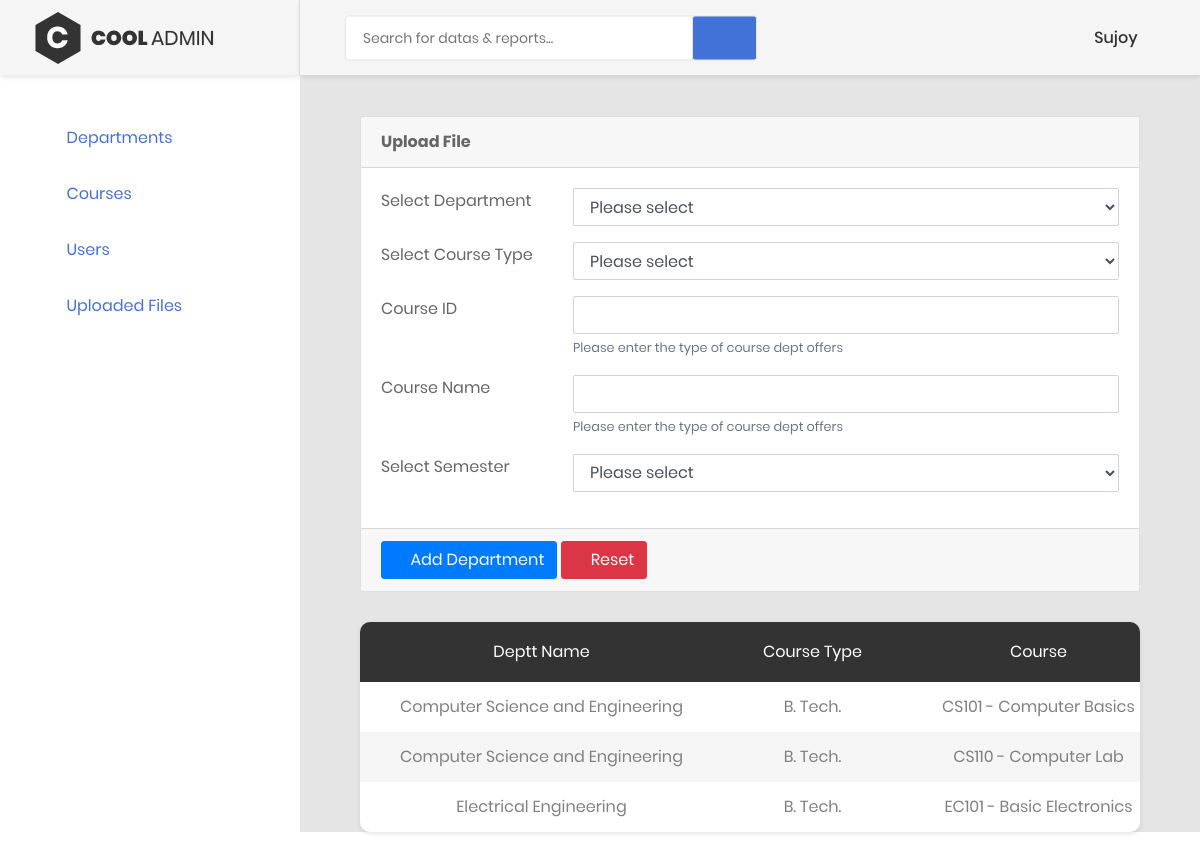
Screenshot of /siteadmin/courses/ (signed in) with the database file from the repository.
### mainbase/models.py (models this page shows)
class Course(models.Model):
    dept = models.ForeignKey(Department, on_delete=models.CASCADE)
    courseID = models.CharField(max_length=20, default='', primary_key=True)
    courseName = models.CharField(max_length=100, default='')
    totalFiles = models.BigIntegerField(default=0)
    semester = models.IntegerField(default=1)
    isActive = models.BooleanField(default=True)

class Department(models.Model):
    deptName = models.CharField(max_length=100, default='')
    isActive = models.BooleanField(default=True)
    courseType = models.CharField(max_length=100, default='')
    semesterCount = models.IntegerField(default=0)

### mainbase/views.py (the view)
# urls.py: path('siteadmin/<str:req>/', views.getsiteadmin, name='siteadmin'),
def getsiteadmin(request, req):
    if request.user.is_anonymous:
        return HttpResponseRedirect('/login/')
    elif not request.user.is_staff:
        return HttpResponseRedirect('/login/')
    elif req == 'users':
        return render(request, 'adminUsers.html', showUsers())
    elif req == 'files':
        depts = Department.objects.values_list('deptName', flat=True).distinct()
        files = PaperUpload.objects.all()
        maincc = {'depts':depts,'files':files}
        return render(request, 'adminFiles.html',maincc)
    elif req == 'courses':
        depts = Department.objects.values_list('deptName', flat=True).distinct()
        courses = Course.objects.all()
        context = {'context' : courses,'depts':depts}
        return render(request, 'adminCourses.html', context)
    else:
        allDept = Department.objects.all()
        context = {'context' : allDept}
        return render(request, 'adminDepartment.html', context)

### mainbase/templates/adminCourses.html (shortened to what this page needs)
<!DOCTYPE html>
<html lang="en">
<head>
    {%  load static %}
    <link href="{% static 'css/font-face.css' %}" rel="stylesheet" media="all">
    <link href="{% static 'vendor/font-awesome-4.7/css/font-awesome.min.css' %}" rel="stylesheet" media="all">
    <link href="{% static 'vendor/font-awesome-5/css/fontawesome-all.min.css' %}" rel="stylesheet" media="all">
    <link href="{% static 'vendor/mdi-font/css/material-design-iconic-font.min.css' %}" rel="stylesheet" media="all">
    <link href="{% static 'vendor/bootstrap-4.1/bootstrap.min.css' %}" rel="stylesheet" media="all">
    <link href="{% static 'vendor/animsition/animsition.min.css' %}" rel="stylesheet" media="all">
    <link href="{% static 'vendor/bootstrap-progressbar/bootstrap-progressbar-3.3.4.min.css' %}" rel="stylesheet" media="all">
    <link href="{% static 'vendor/wow/animate.css' %}" rel="stylesheet" media="all">
    <link href="{% static 'vendor/css-hamburgers/hamburgers.min.css' %}" rel="stylesheet" media="all">
    <link href="{% static 'vendor/slick/slick.css' %}" rel="stylesheet" media="all">
    <link href="{% static 'vendor/select2/select2.min.css' %}" rel="stylesheet" media="all">
    <link href="{% static 'vendor/perfect-scrollbar/perfect-scrollbar.css' %}" rel="stylesheet" media="all">
    <link href="{% static 'css/theme.css' %}" rel="stylesheet" media="all">
</head>
<body class="animsition">
    <div class="page-wrapper">
        <aside class="menu-sidebar d-none d-lg-block">
            <div class="logo">
                <a href="/home/">
                    <img src="{%  static 'images/icon/logo.png' %}" alt="Cool Admin" />
                </a>
            </div>
            <div class="menu-sidebar__content js-scrollbar1">
                <nav class="navbar-sidebar">
                    <ul class="list-unstyled navbar__list">
                        <li class="active has-sub">
                            <a class="js-arrow" href="/siteadmin/dept/">
                                <i class="fas fa-tachometer-alt"></i>Departments</a>
                        </li>
                        <li class="active has-sub">
                            <a class="js-arrow" href="/siteadmin/courses/">
                                <i class="fas fa-tachometer-alt"></i>Courses</a>
                        </li>
                        <li class="active has-sub">
                            <a class="js-arrow" href="/siteadmin/users/">
                                <i class="fas fa-tachometer-alt"></i>Users</a>
                        </li>
                        <li class="active has-sub">
                            <a class="js-arrow" href="/siteadmin/files/">
                                <i class="fas fa-tachometer-alt"></i>Uploaded Files</a>
                        </li>
                    </ul>
                </nav>
            </div>
        </aside>
        <div class="page-container">
            <header class="header-desktop">
                <div class="section__content section__content--p30">
                    <div class="container-fluid">
                        <div class="header-wrap">
                            <form class="form-header" action="" method="POST">
                                <input class="au-input au-input--xl" type="text" name="search" placeholder="Search for datas &amp; reports..." />
                                <button class="au-btn--submit" type="submit">
                                    <i class="zmdi zmdi-search"></i>
                                </button>
                            </form>
                            <div class="header-button">
                                <div class="account-wrap">
                                    <div class="account-item clearfix js-item-menu">
                                        <div class="content">
                                            {% if user.is_authenticated %}
                                                <a class="js-acc-btn" href="#">{{ user.username }}</a>
                                            {% else %}
                                                <a class="js-acc-btn" href="#">Unknown</a>
                                            {% endif %}
                                        </div>
                                    </div>
                                </div>
                            </div>
                        </div>
                    </div>
                </div>
            </header>
            <div class="main-content">
                <div class="section__content section__content--p30">
                    <div class="container-fluid">
                        <div class="col-lg-12">
                                <div class="card">
                                    <div class="card-header">
                                        <strong>Upload File</strong>
                                    </div>
                                    <div class="card-body card-block">
                                        <form action="/addCourse/" method="post" id="uploadForm" enctype="multipart/form-data" class="form-horizontal">
                                            <div class="row form-group">
                                                <div class="col col-md-3">
                                                    <label for="select" class=" form-control-label">Select Department</label>
                                                </div>
                                                <div class="col-12 col-md-9">
                                                    <select name="department" id="department" class="form-control" required>
                                                        <option value="Please select">Please select</option>
                                                    </select>
                                                </div>
                                            </div>
                                            <div class="row form-group">
                                                <div class="col col-md-3">
                                                    <label for="select" class=" form-control-label">Select Course Type</label>
                                                </div>
                                                <div class="col-12 col-md-9">
                                                    <select name="coursetype" id="coursetype" class="form-control" required>
                                                        <option value="Please select">Please select</option>
                                                    </select>
                                                </div>
                                            </div>
                                            <div class="row form-group">
                                                <div class="col col-md-3">
                                                    <label for="text-input" class=" form-control-label">Course ID</label>
                                                </div>
                                                <div class="col-12 col-md-9">
                                                    <input type="text" id="cid" name="courseID" placeholder="" class="form-control" required>
                                                    <small class="form-text text-muted">Please enter the type of course dept offers</small>
                                                </div>
                                            </div>
                                            <div class="row form-group">
                                                <div class="col col-md-3">
                                                    <label for="text-input" class=" form-control-label">Course Name</label>
                                                </div>
                                                <div class="col-12 col-md-9">
                                                    <input type="text" id="cname" name="courseName" placeholder="" class="form-control" required>
                                                    <small class="form-text text-muted">Please enter the type of course dept offers</small>
                                                </div>
                                            </div>
                                            <div class="row form-group">
                                                <div class="col col-md-3">
                                                    <label for="select" class=" form-control-label">Select Semester</label>
                                                </div>
                                                <div class="col-12 col-md-9">
                                                    <select name="semester" id="semester" class="form-control" required>
                                                        <option value="Please select">Please select</option>
                                                    </select>
                                                </div>
                                            </div>
                                        </form>
                                    </div>
                                    <div class="card-footer">
                                        <button type="submit" class="btn btn-primary" form="uploadForm">
                                            <i class="fa fa-dot-circle-o"></i> Add Department
                                        </button>
                                        <button type="reset" class="btn btn-danger" form="uploadForm" id="reset">
                                            <i class="fa fa-ban"></i> Reset
                                        </button>
                                    </div>
                                </div>
                                <div class="table-responsive table--no-card m-b-30">
                                    <table class="table table-borderless table-striped table-earning" id="courseTable" style="text-align: center;cursor: default;">
                                        <thead>
                                            <tr>
                                                <th>Deptt Name</th>
                                                <th>Course Type</th>
                                                <th>Course</th>
                                            </tr>
                                        </thead>
                                        <tbody>
                                            {% for data in context %}
                                                <tr>
                                                    <td style="cursor: default;">{{ data.dept.deptName }}</td>
                                                    <td style="cursor: default;">{{ data.dept.courseType }}</td>
                                                    <td style="cursor: default;">{{ data.courseID }} - {{ data.courseName }}</td>
                                                </tr>
                                            {% endfor %}
                                        </tbody>
                                    </table>
                                </div>
                        </div>
                    </div>
                </div>
            </div>
        </div>
    </div>
</body>
</html>

### rows the page displays
Course: dept.deptName "Computer Science and Engineering", dept.courseType "B. Tech.", courseID "CS101", courseName "Computer Basics"
Course: dept.deptName "Computer Science and Engineering", dept.courseType "B. Tech.", courseID "CS110", courseName "Computer Lab"
Course: dept.deptName "Electrical Engineering", dept.courseType "B. Tech.", courseID "EC101", courseName "Basic Electronics"

### other values shown
{{ user.username }} "Sujoy"
